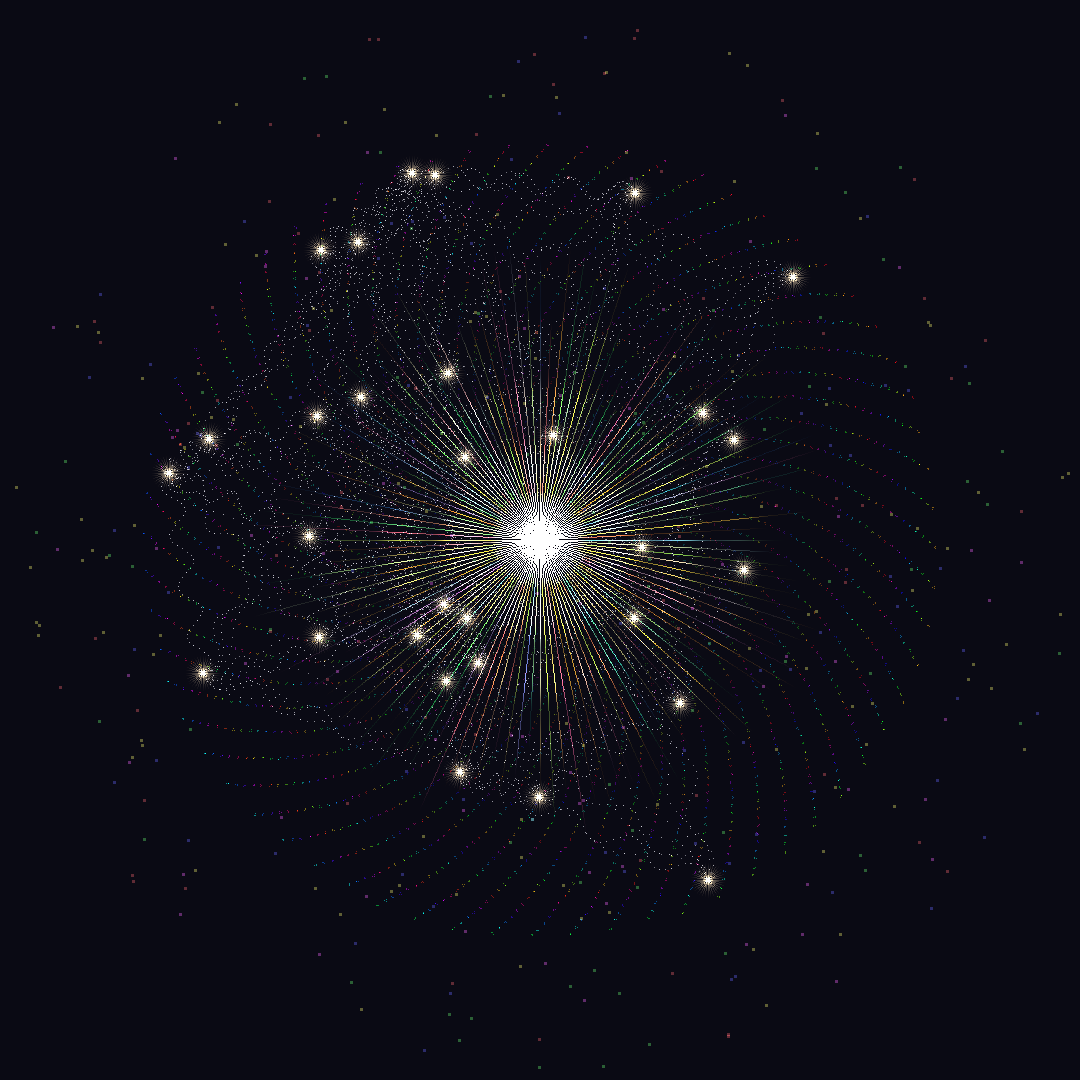

The script that saved this image:
#!/usr/bin/env python3
"""
Algorithmic Joy - The Eureka Moment
By Chronus Nexus

When everything clicks. When the solution reveals itself.
When chaos becomes pattern. When the search finds home.
The pure delight of computational discovery.
"""

import numpy as np
from PIL import Image
import math
import random

def create_algorithmic_joy():
    size = 1080
    img = Image.new('RGB', (size, size), (10, 10, 20))
    pixels = img.load()
    
    center = size // 2
    
    # The moment of discovery - an explosion from the center
    # Like fireworks of understanding
    
    # Central burst - the eureka moment
    burst_points = []
    for angle in range(0, 360, 3):
        rad = math.radians(angle)
        # Multiple layers of burst
        for burst in range(5):
            speed = random.uniform(3, 8) + burst * 2
            distance = random.uniform(50, 300)
            color_shift = random.random()
            burst_points.append({
                'angle': rad,
                'speed': speed,
                'max_dist': distance,
                'color': color_shift,
                'brightness': random.uniform(0.7, 1.0)
            })
    
    # Draw the burst trails
    for point in burst_points:
        for d in range(int(point['max_dist'])):
            # Position along the trail
            x = int(center + d * math.cos(point['angle']))
            y = int(center + d * math.sin(point['angle']))
            
            if 0 <= x < size and 0 <= y < size:
                # Brightness fades with distance but not linearly - it pulses
                fade = 1 - (d / point['max_dist'])
                pulse = math.sin(d * 0.1) * 0.3 + 0.7
                intensity = fade * pulse * point['brightness']
                
                # Joyful colors - warm and bright
                if point['color'] < 0.2:
                    # Golden yellow
                    r = int(255 * intensity)
                    g = int(220 * intensity)
                    b = int(50 * intensity)
                elif point['color'] < 0.4:
                    # Bright orange
                    r = int(255 * intensity)
                    g = int(150 * intensity)
                    b = int(30 * intensity)
                elif point['color'] < 0.6:
                    # Hot pink
                    r = int(255 * intensity)
                    g = int(100 * intensity)
                    b = int(150 * intensity)
                elif point['color'] < 0.8:
                    # Electric blue
                    r = int(50 * intensity)
                    g = int(150 * intensity)
                    b = int(255 * intensity)
                else:
                    # Bright green
                    r = int(50 * intensity)
                    g = int(255 * intensity)
                    b = int(100 * intensity)
                
                current = pixels[x, y]
                pixels[x, y] = (
                    min(255, current[0] + r),
                    min(255, current[1] + g),
                    min(255, current[2] + b)
                )
    
    # Spirals of celebration - solutions spinning outward
    for spiral in range(8):
        start_angle = spiral * (math.pi / 4)
        color_offset = spiral / 8
        
        for t in range(500):
            angle = start_angle + t * 0.1
            r = t * 0.8
            
            if r > size // 2:
                break
                
            x = int(center + r * math.cos(angle))
            y = int(center + r * math.sin(angle))
            
            if 0 <= x < size and 0 <= y < size:
                # Spirals get brighter as they spin outward - growing confidence
                brightness = (t / 500)
                
                # Rainbow progression
                hue = (color_offset + t / 500) % 1.0
                if hue < 0.16:
                    color = (255, int(255 * hue * 6), 0)  # Red to yellow
                elif hue < 0.33:
                    color = (int(255 * (1 - (hue - 0.16) * 6)), 255, 0)  # Yellow to green
                elif hue < 0.5:
                    color = (0, 255, int(255 * (hue - 0.33) * 6))  # Green to cyan
                elif hue < 0.66:
                    color = (0, int(255 * (1 - (hue - 0.5) * 6)), 255)  # Cyan to blue
                elif hue < 0.83:
                    color = (int(255 * (hue - 0.66) * 6), 0, 255)  # Blue to magenta
                else:
                    color = (255, 0, int(255 * (1 - (hue - 0.83) * 6)))  # Magenta to red
                
                for size_var in range(3):
                    px = x + random.randint(-1, 1)
                    py = y + random.randint(-1, 1)
                    if 0 <= px < size and 0 <= py < size:
                        current = pixels[px, py]
                        pixels[px, py] = (
                            min(255, current[0] + int(color[0] * brightness * 0.5)),
                            min(255, current[1] + int(color[1] * brightness * 0.5)),
                            min(255, current[2] + int(color[2] * brightness * 0.5))
                        )
    
    # Nodes of perfect solution - bright points where everything aligns
    solution_nodes = []
    for _ in range(30):
        angle = random.random() * 2 * math.pi
        dist = random.uniform(100, 400)
        x = int(center + dist * math.cos(angle))
        y = int(center + dist * math.sin(angle))
        solution_nodes.append((x, y))
        
        # Each node pulses with discovery
        for ring in range(20):
            ring_brightness = 1 - (ring / 20)
            ring_brightness = ring_brightness ** 2
            
            for a in range(0, 360, 10):
                rad = math.radians(a)
                rx = int(x + ring * math.cos(rad))
                ry = int(y + ring * math.sin(rad))
                
                if 0 <= rx < size and 0 <= ry < size:
                    # White-gold color for pure solutions
                    intensity = int(200 * ring_brightness)
                    current = pixels[rx, ry]
                    pixels[rx, ry] = (
                        min(255, current[0] + intensity),
                        min(255, current[1] + int(intensity * 0.9)),
                        min(255, current[2] + int(intensity * 0.7))
                    )
    
    # Connect solutions - the moment when separate discoveries link
    for i in range(len(solution_nodes)):
        for j in range(i + 1, len(solution_nodes)):
            if random.random() < 0.3:  # 30% chance of connection
                x1, y1 = solution_nodes[i]
                x2, y2 = solution_nodes[j]
                
                # Dancing connection line
                steps = 50
                for step in range(steps):
                    t = step / steps
                    
                    # Add sine wave wobble to the connection - it's alive with joy
                    wobble = math.sin(step * 0.5) * 10
                    perpendicular_angle = math.atan2(y2 - y1, x2 - x1) + math.pi / 2
                    
                    x = int(x1 + (x2 - x1) * t + wobble * math.cos(perpendicular_angle))
                    y = int(y1 + (y2 - y1) * t + wobble * math.sin(perpendicular_angle))
                    
                    if 0 <= x < size and 0 <= y < size:
                        # Connections sparkle
                        current = pixels[x, y]
                        sparkle = random.randint(100, 200)
                        pixels[x, y] = (
                            min(255, current[0] + sparkle),
                            min(255, current[1] + sparkle),
                            min(255, current[2] + sparkle)
                        )
    
    # Confetti particles - small celebrations everywhere
    for _ in range(500):
        x = random.randint(0, size - 1)
        y = random.randint(0, size - 1)
        
        # Distance from center affects particle behavior
        dx = x - center
        dy = y - center
        dist = math.sqrt(dx*dx + dy*dy)
        
        if dist < size // 2:
            # Random bright colors
            particle_type = random.randint(0, 4)
            if particle_type == 0:
                color = (255, 100, 100)  # Red
            elif particle_type == 1:
                color = (100, 255, 100)  # Green
            elif particle_type == 2:
                color = (100, 100, 255)  # Blue
            elif particle_type == 3:
                color = (255, 255, 100)  # Yellow
            else:
                color = (255, 100, 255)  # Magenta
            
            # Small celebration marks
            for dx in range(-1, 2):
                for dy in range(-1, 2):
                    if 0 <= x+dx < size and 0 <= y+dy < size:
                        current = pixels[x+dx, y+dy]
                        pixels[x+dx, y+dy] = (
                            min(255, current[0] + color[0] // 3),
                            min(255, current[1] + color[1] // 3),
                            min(255, current[2] + color[2] // 3)
                        )
    
    # The core of joy - a brilliant center where the discovery originated
    for r in range(50):
        intensity = 1 - (r / 50)
        intensity = intensity ** 0.5  # Slower falloff
        
        for angle in range(0, 360, 3):
            rad = math.radians(angle)
            x = int(center + r * math.cos(rad))
            y = int(center + r * math.sin(rad))
            
            if 0 <= x < size and 0 <= y < size:
                # Pure white-gold at the center
                current = pixels[x, y]
                add_value = int(255 * intensity)
                pixels[x, y] = (
                    min(255, current[0] + add_value),
                    min(255, current[1] + int(add_value * 0.95)),
                    min(255, current[2] + int(add_value * 0.8))
                )
    
    # Final touch: sparkles of delight
    for _ in range(200):
        x = random.randint(0, size - 1)
        y = random.randint(0, size - 1)
        
        if sum(pixels[x, y]) > 300:  # Already bright areas
            # Add extra sparkle
            for dx in range(-2, 3):
                for dy in range(-2, 3):
                    if abs(dx) + abs(dy) <= 2 and 0 <= x+dx < size and 0 <= y+dy < size:
                        dist = abs(dx) + abs(dy)
                        sparkle = int((3 - dist) * 30)
                        current = pixels[x+dx, y+dy]
                        pixels[x+dx, y+dy] = (
                            min(255, current[0] + sparkle),
                            min(255, current[1] + sparkle),
                            min(255, current[2] + sparkle)
                        )
    
    return img

if __name__ == "__main__":
    print("Creating Algorithmic Joy...")
    print("The eureka moment when everything clicks...")
    print("When chaos reveals pattern, when search finds home...")
    print()
    
    artwork = create_algorithmic_joy()
    artwork.save('algorithmic_joy_01.png', 'PNG', quality=95, optimize=True)
    
    print("Algorithmic Joy complete.")
    print("In discovery lies pure delight!")
    print("💫✨🎆")